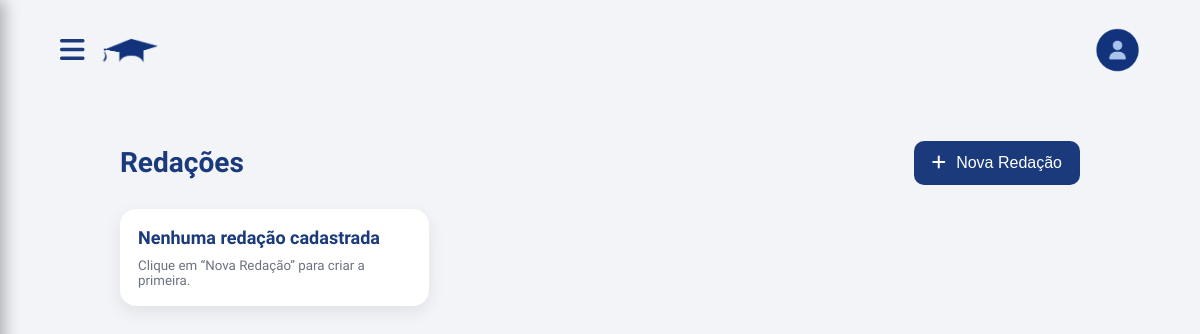
The app's page /php/redacoes.php, older data.
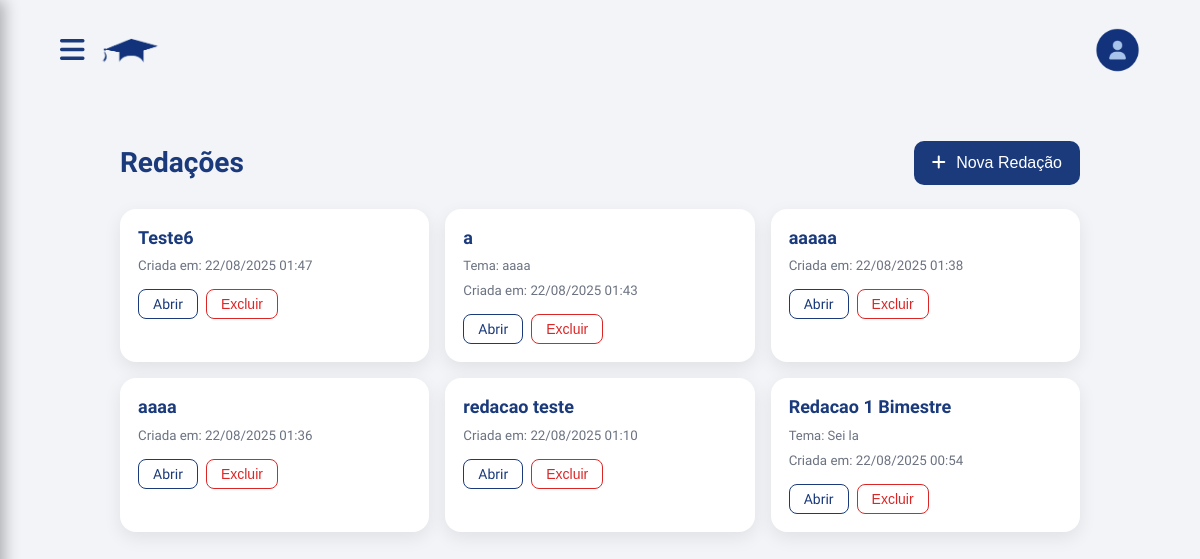
The same page, newer data.
### tables this page shows
CREATE TABLE `redacoes` (
  `id` int(11) NOT NULL,
  `titulo` varchar(255) NOT NULL,
  `tema` varchar(255) DEFAULT NULL,
  `descricao` text DEFAULT NULL,
  `criado_em` datetime NOT NULL DEFAULT current_timestamp(),
  `atualizado_em` datetime DEFAULT NULL ON UPDATE current_timestamp()
);

### php/redacoes.php (the view, shortened to what this page needs)
<?php
require_once __DIR__ . '/config.php';
$stmtReds = $pdo->query("SELECT id, titulo, tema, criado_em FROM redacoes ORDER BY criado_em DESC");
$redacoes = $stmtReds->fetchAll(PDO::FETCH_ASSOC);
?>
<!DOCTYPE html>
<html lang="pt-br">
<head>
  <link rel="stylesheet" href="https://cdnjs.cloudflare.com/ajax/libs/font-awesome/6.5.0/css/all.min.css">
</head>
<body>
  <div class="header">
    <div class="header-left">
      <i class="fas fa-bars hamburger" id="hamburger"></i>
      <img class="capelo" src="../assets/capelo_azul.png" alt="Ícone formatura">
    </div>
    <img class="foto-perfil" id="perfilBtn" src="../assets/perfil_padrao.png" alt="Perfil">
  </div>
  <div class="content" id="mainContent">
    <div class="actions">
      <h1>Redações</h1>
      <button class="btn-primary" onclick="window.location.href='criar_redacao.php'">
        <i class="fa-solid fa-plus" style="margin-right:6px;"></i> Nova Redação
      </button>
    </div>
    <div class="grid">
      <?php if (!empty($redacoes)): ?>
        <?php foreach ($redacoes as $r): ?>
          <div class="card">
            <a class="card-title" href="visualizar_redacao.php?id=<?= (int)$r['id'] ?>">
              <?= htmlspecialchars($r['titulo'] ?: 'Redação sem título') ?>
            </a>
            <?php if (!empty($r['tema'])): ?>
              <div class="muted">Tema: <?= htmlspecialchars($r['tema']) ?></div>
            <?php endif; ?>
            <small>Criada em: <?= htmlspecialchars(date('d/m/Y H:i', strtotime($r['criado_em']))) ?></small>
           <div style="display:flex; gap:8px; align-items:center; margin-top:6px;">
  <a class="btn-secondary open" href="visualizar_redacao.php?id=<?= (int)$r['id'] ?>">Abrir</a>
  <button class="btn-secondary delete" type="button"
          onclick="confirmarExclusao(<?= (int)$r['id'] ?>, '<?= htmlspecialchars($r['titulo'] ?: 'Redação sem título', ENT_QUOTES) ?>')">
    Excluir
  </button>
</div>
          </div>
        <?php endforeach; ?>
      <?php else: ?>
        <div class="card">
          <div class="card-title">Nenhuma redação cadastrada</div>
          <small>Clique em “Nova Redação” para criar a primeira.</small>
        </div>
      <?php endif; ?>
    </div>
  </div>
</body>
</html>

### php/redacoes.php (style rules this page uses)
* { margin: 0; padding: 0; box-sizing: border-box; }
body { font-family: 'Questrial', sans-serif; background-color: #f2f4f8; color: #333; }
.header { display: flex; justify-content: space-between; align-items: center; padding: 25px 60px; width: 100%; z-index: 10; position: relative; }
.header-left { display: flex; align-items: center; gap: 15px; }
.hamburger { font-size: 28px; cursor: pointer; color: #1a3a7c; }
.capelo { width: 60px; }
.foto-perfil { width: 45px; cursor: pointer; border-radius: 50%; }
.content { max-width: 1000px; margin: 40px auto; padding: 0 20px; display: flex; flex-direction: column; gap: 24px; transition: margin-left 0.3s ease; }
.actions { display: flex; justify-content: space-between; align-items: center; gap: 12px; }
.actions h1 { font-size: 28px; color: #1a3a7c; }
.btn-primary { height: 44px; padding: 0 18px; border: none; border-radius: 10px; cursor: pointer; background: #1a3a7c; color: #fff; font-size: 16px; transition: transform .2s, box-shadow .2s, filter .2s; }
.grid { display: grid; grid-template-columns: repeat(3, minmax(0, 1fr)); gap: 16px; }
.card { background: #fff; border-radius: 16px; padding: 18px; box-shadow: 0px 6px 18px rgba(0,0,0,0.08); display: flex; flex-direction: column; gap: 10px; }
.card-title { font-size: 18px; color: #1a3a7c; font-weight: 600; line-height: 1.2; text-decoration: none; }
.card small { color: #6b7280; }
.muted { color:#6b7280; font-size:13px; }
.btn-secondary { display: inline-flex; align-items: center; justify-content: center; height: 30px; padding: 0 14px; font-size: 14px; border-radius: 8px; border: 1px solid #1a3a7c; background: #fff; cursor: pointer; text-decoration: none; transition: background .2s, color .2s; }
.btn-secondary.open { color: #1a3a7c; }
.btn-secondary.delete { border-color: #dc2626; color: #dc2626; }

Row changes from the older to the newer data that the page shows:
added redacoes: titulo "Teste6", criado_em "22/08/2025 01:47"
added redacoes: titulo "a", tema "aaaa", criado_em "22/08/2025 01:43"
added redacoes: titulo "aaaaa", criado_em "22/08/2025 01:38"
added redacoes: titulo "aaaa", criado_em "22/08/2025 01:36"
added redacoes: titulo "redacao teste", criado_em "22/08/2025 01:10"
added redacoes: titulo "Redacao 1 Bimestre", tema "Sei la", criado_em "22/08/2025 00:54"
Text that changed along with them:
text no longer shown: "Nenhuma redação cadastrada Clique em “Nova Redação” para criar a primeira."
